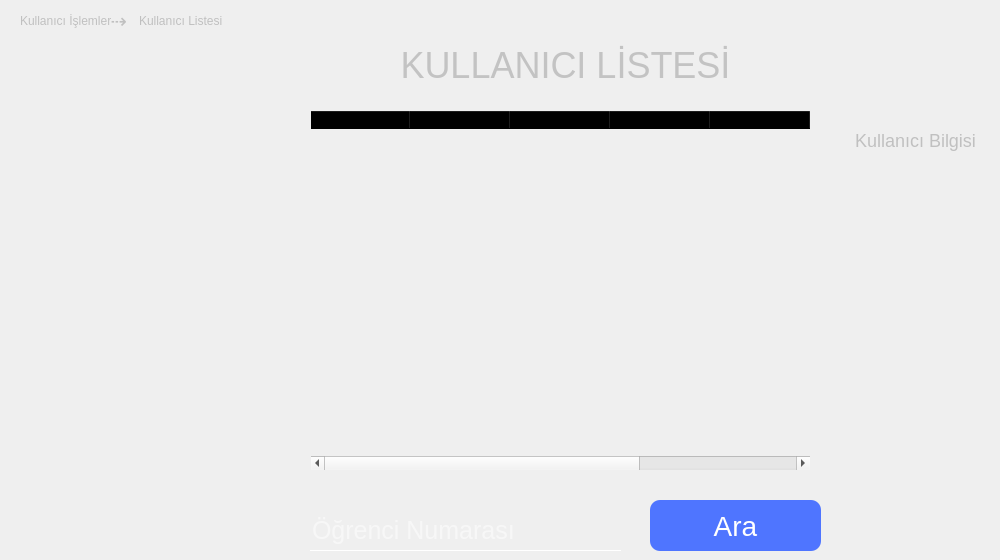
       <widget class="QWidget" name="qw_kullanici_listesi">
        <property name="styleSheet">
         <string notr="true">QFrame{
background:rgba(0,0,0,0.2);
}
QLineEdit{
font-size:25px;;
color:white;
border:none;
background:transparent;
border-bottom:1px solid white;
}
QLineEdit:hover{
background:rgba(0,0,0,0.04);
}

QCheckBox{
color:silver;
background:transparent
}
QCheckBox:hover{
color:white;
}
QTextEdit{
font-size:25px;;
color:white;
border:none;
background:transparent;
border-bottom:1px solid white;
}

QPushButton{
background:rgb(79, 117, 255);
border-radius:10px;
color:#fff;
}
QPushButton:hover{
border:none;
background:rgb(64, 95, 208)
}
QTableWidget{
background:transparent;
color:white;
}</string>
        </property>
        <widget class="QLabel" name="label_29">
         <property name="geometry">
          <rect>
           <x>20</x>
           <y>10</y>
           <width>91</width>
           <height>21</height>
          </rect>
         </property>
         <property name="font">
          <font>
           <pointsize>9</pointsize>
          </font>
         </property>
         <property name="styleSheet">
          <string notr="true">QLabel{
color:silver;
background:transparent;
}</string>
         </property>
         <property name="text">
          <string>Kullanıcı İşlemleri</string>
         </property>
        </widget>
        <widget class="QLabel" name="label_30">
         <property name="geometry">
          <rect>
           <x>105</x>
           <y>13</y>
           <width>31</width>
           <height>16</height>
          </rect>
         </property>
         <property name="font">
          <font>
           <pointsize>15</pointsize>
          </font>
         </property>
         <property name="styleSheet">
          <string notr="true">QLabel{
color:silver;
background:transparent;
}</string>
         </property>
         <property name="text">
          <string> ⇢</string>
         </property>
        </widget>
        <widget class="QLabel" name="label_31">
         <property name="geometry">
          <rect>
           <x>139</x>
           <y>10</y>
           <width>91</width>
           <height>21</height>
          </rect>
         </property>
         <property name="font">
          <font>
           <pointsize>9</pointsize>
          </font>
         </property>
         <property name="styleSheet">
          <string notr="true">QLabel{
color:silver;
background:transparent;
}</string>
         </property>
         <property name="text">
          <string>Kullanıcı Listesi</string>
         </property>
        </widget>
        <widget class="QTableWidget" name="tableWidget_4">
         <property name="geometry">
          <rect>
           <x>310</x>
           <y>110</y>
           <width>501</width>
           <height>361</height>
          </rect>
         </property>
         <column>
          <property name="text">
           <string>Kullanıcı İd</string>
          </property>
         </column>
         <column>
          <property name="text">
           <string>Öğrenci No</string>
          </property>
         </column>
         <column>
          <property name="text">
           <string>Ad</string>
          </property>
         </column>
         <column>
          <property name="text">
           <string>Soyad</string>
          </property>
         </column>
         <column>
          <property name="text">
           <string>Telefon No</string>
          </property>
         </column>
         <column>
          <property name="text">
           <string>Mail Adresi</string>
          </property>
         </column>
        </widget>
        <widget class="QLabel" name="label_17">
         <property name="geometry">
          <rect>
           <x>340</x>
           <y>40</y>
           <width>451</width>
           <height>51</height>
          </rect>
         </property>
         <property name="font">
          <font>
           <pointsize>-1</pointsize>
          </font>
         </property>
         <property name="styleSheet">
          <string notr="true">background:transparent;
color:rgb(195, 195, 195);
font-size:36px;</string>
         </property>
         <property name="text">
          <string>KULLANICI LİSTESİ</string>
         </property>
         <property name="alignment">
          <set>Qt::AlignCenter</set>
         </property>
        </widget>
        <widget class="QLineEdit" name="kullanici_ogr_no_2">
         <property name="geometry">
          <rect>
           <x>310</x>
           <y>510</y>
           <width>311</width>
           <height>41</height>
          </rect>
         </property>
         <property name="text">
          <string/>
         </property>
         <property name="maxLength">
          <number>24</number>
         </property>
         <property name="frame">
          <bool>true</bool>
         </property>
         <property name="placeholderText">
          <string>Öğrenci Numarası</string>
         </property>
        </widget>
        <widget class="QPushButton" name="btn_kullaniciAra">
         <property name="geometry">
          <rect>
           <x>650</x>
           <y>500</y>
           <width>171</width>
           <height>51</height>
          </rect>
         </property>
         <property name="font">
          <font>
           <pointsize>21</pointsize>
          </font>
         </property>
         <property name="cursor">
          <cursorShape>PointingHandCursor</cursorShape>
         </property>
         <property name="styleSheet">
          <string notr="true">QPushButton{
background:rgb(79, 117, 255);
border-radius:10px;
color:#fff;
}
QPushButton:hover{
border:none;
background:rgb(64, 95, 208)
}</string>
         </property>
         <property name="text">
          <string>Ara</string>
         </property>
         <property name="shortcut">
          <string>Return</string>
         </property>
        </widget>
        <widget class="QPushButton" name="btn_kullaniciBilgileriGetir">
         <property name="geometry">
          <rect>
           <x>840</x>
           <y>130</y>
           <width>151</width>
           <height>21</height>
          </rect>
         </property>
         <property name="font">
          <font>
           <pointsize>-1</pointsize>
          </font>
         </property>
         <property name="cursor">
          <cursorShape>PointingHandCursor</cursorShape>
         </property>
         <property name="styleSheet">
          <string notr="true">QPushButton{
background:transparent;
border:none;
color:silver;
font-size:18px;
}
QPushButton:hover{
color:white;
}</string>
         </property>
         <property name="text">
          <string>Kullanıcı Bilgisi</string>
         </property>
         <property name="shortcut">
          <string>Return</string>
         </property>
        </widget>
       </widget>
